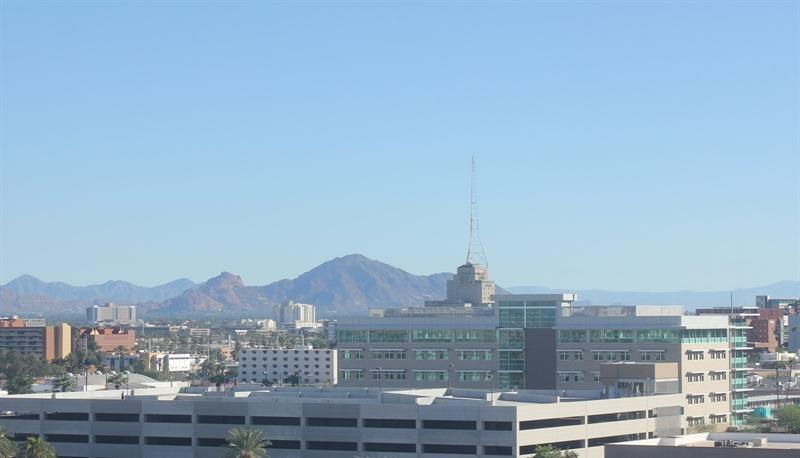
#> input picture Jobsheet 4 - Klasifikasi/data/images/images/training/day/20151101_162053.jpg, 800 x 458 px; its folder holds only this picture in this run
$ jupyter execute --allow-errors Praktikum5.ipynb
#> lines starting #> are read from the running program, lines starting #| are printed output that depends on the picture
## **Praktikum 5 - Klasifikasi Citra Siang dan Malam**
---

Pada percobaan ini kita akan mencoba melakukan klasifikasi pada dua label citra, yaitu siang dan malam. Percobaan ini akan memberikan pengalaman bagi Anda untuk melakukan proses pra pengolahan data, ekstraksi fitur, dan melakukan klasifikasi dengan menggunakan classifier sederhana dan SVM.

### **Langkah 0 - Import Library**

[cell 1]
# Import Required Libraries
from pathlib import Path
import matplotlib.image as mpimg
import matplotlib.pyplot as plt
import cv2
import random
import numpy as np
import pandas as pd

Lakukan ekstraksi data gambar, kemudian definisikan lokasi gambar. Pada contoh ini, folder gambar berlokasi sama dengan lokasi file python

[cell 2]
# Image directories
train_dir = "data/images/images/training/"
test_dir = "data/images/images/test/"

### **Langkah 1 - Load data dan visualisasikan**

Buatlah fungsi untuk membuat daftar seluruh path dari gambar

[cell 3]
def load_dataset(img_dir):
    p = Path(img_dir)
    dirs = p.glob('*')

    img_list = []

    for dir in dirs:
        label = str(dir).split('\\')[-1]
        for file in dir.glob('*.jpg'):
            img = mpimg.imread(file)

            if not img is None:
                img_list.append((img, label))

    return img_list

Load gambar training

[cell 4]
# Load training data
train_img = load_dataset(train_dir)
#> in load_dataset, img is the input picture: shape (458, 800, 3); mean R, G, B 147.7, 176.1, 199.1
#> train_img = 2 items

Lakukan pengecekan pada salah satu data pada list. List harus berisi tuple dengan dua data, yaitu data gambar dan label dari gambar.

[cell 5]
# Check the first data
# It should be a tuple consist of arrays of image and image labels
train_img[0]

Cek ukuran gambar secara acak

[cell 6]
# Random size checking
pick_random = np.random.randint(0, len(train_img))
#> pick_random = 0

# Check img size
print(f'Image {pick_random}')
#| Image 0
print(train_img[pick_random][0].shape)
#| (458, 800, 3)

Tampilkan gambar untuk inspeksi secara visual. Buatlah fungsi untuk membantu memvisualkan gambar

[cell 7]
# Function to Visualize
def random_img_viz(img_list):
    rand_num = np.random.randint(0, len(img_list))

    img = img_list[rand_num][0]
    label = img_list[rand_num][1]
    label_str = 'day' if label == 1 else 'night'

    plt.imshow(img)
    print(f'Shape\t: {img.shape}')
    print(f'Label\t: {label}')

Lakukan visualisasi gambar secara acak

[cell 8]
random_img_viz(train_img)
#> in random_img_viz, `rand_num = np.random.randint(0, len(img_list))`: rand_num = 1
#> in random_img_viz, `label = img_list[rand_num][1]`: label = 'data/images/images/training/night'
#> in random_img_viz, `label_str = 'day' if label == 1 else 'night'`: label_str = 'night'
#| Shape	: (737, 1024, 3)
#| Label	: data/images/images/training/night

### **Langkah 2 - Pra Pengolahan Data**
Pada tahap ini, kita akan melakukan dua proses utama, yaitu standardisasi ukuran gambar, dan encoding label gambar.

Bualah fungsi berikut untuk menstandarkan ukuran gambar

[cell 9]
def standarized_input(image):
    # resize to w: 1100, h:600
    std_img = cv2.resize(image, (1100,600))

    return std_img

Selanjutnya, buatlah fungsi untuk kebutuhan encoding label

[cell 10]
def label_encoder(label):
    # Encode the label
    # day as 1; night as 0
    num_val = 0

    if(label == 'day'):
        num_val = 1

    return num_val

Terakhir, buatlah fungsi untuk melakukan kedua hal tersebut secara sekaligus untuk semua gambar dalam list.

[cell 11]
def preprocess(img_list):
    std_img_list = []

    for item in img_list:
        image = item[0]
        label = item[1]

        # Standarized the image
        std_img = standarized_input(image)

        # Create the label
        img_label = label_encoder(label)

        std_img_list.append((std_img, img_label))

    return std_img_list

Lakukan pra pengolahan data pada data training.

[cell 12]
train_std_img_list = preprocess(train_img)
#> the loop in preprocess, `for item in img_list:` made 2 passes
#> (label, num_val in label_encoder, img_label) on passes 1 to 2: ('data/images/images/training/day', 0, 0), ('data/images/images/training/night', 0, 0)
#> pass 1, in standarized_input, `std_img = cv2.resize(image, (1100,600))`:
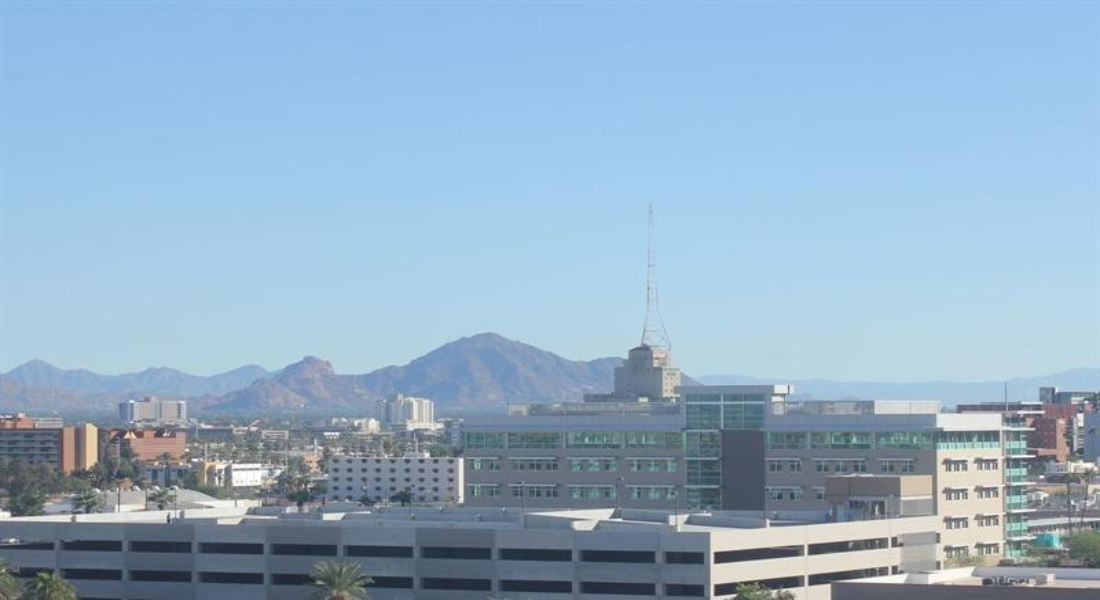
#> std_img: shape (600, 1100, 3); mean R, G, B 147.6, 176.1, 199
#> pass 2, in standarized_input (call 2), `std_img = cv2.resize(image, (1100,600))`:
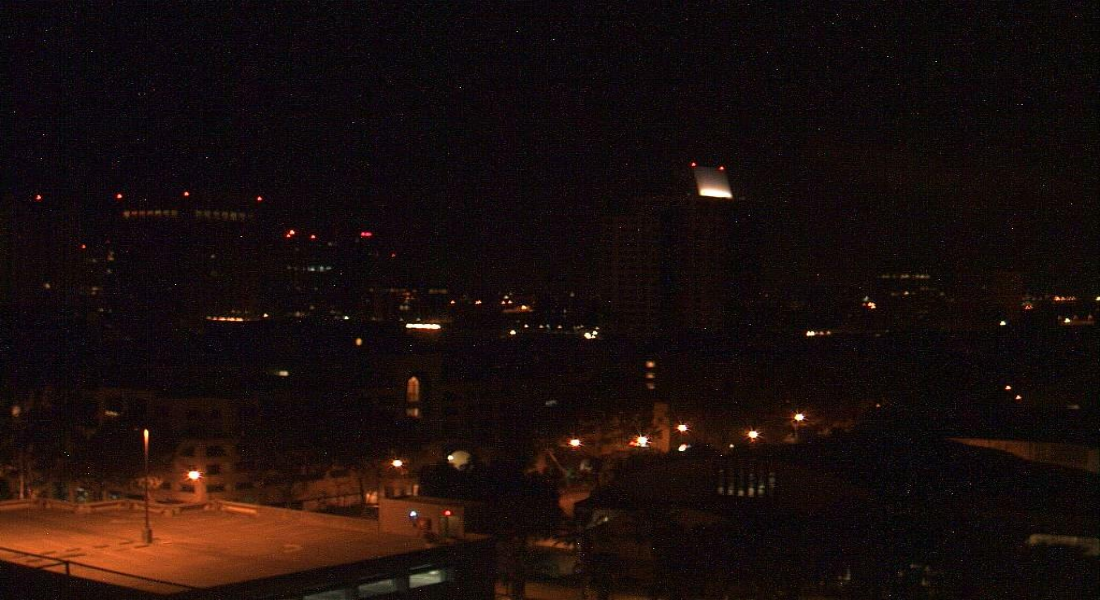
#> std_img: shape (600, 1100, 3); mean R, G, B 25.8, 13.8, 11.9
#> after the loop in preprocess, `for item in img_list:`: std_img_list = 2 items
#> train_std_img_list = 2 items

Lakukan pengecekan ukuran gambar secara acak

[cell 13]
# Random size checking
pick_random = np.random.randint(0, len(train_std_img_list))
#> pick_random = 1

# Check img size
print(f'Image {pick_random}')
#| Image 1
print(train_std_img_list[pick_random][0].shape)
#| (600, 1100, 3)

WARNING! Perhatikan ukuran (shape) dari data image. Atribut shape akan menampilkan dalam konteks baris (height) x kolom (width)

Lakukan inspeksi visual dengan fungsi random_img_viz yang telah dibuat sebelumnya pada gambar hasil pra pengolahan.

[cell 14]
random_img_viz(train_std_img_list)
#| Shape	: (600, 1100, 3)
#| Label	: 0

### **Langkah 3 - Ekstraksi Fitur**

untuk dapat membadakan antara label satu dengan label yang lain, kita memerlukan sebuah fitur. Fitur adalah penciri dari sebuah data yang dapat digunakan untuk membendakan data satu dengan yang lain. Pada percobaan kali ini, kita akan menggunakan fitur yang sederhana yaitu nilai rata-rata dari tingkat kecerahan gambar (average brightness). Namun sebelum dapat melakukan hal tersebut, kita akan mengubah ruang warna (colorspace) dari RGB menjadi HSV (Hue, Saturation, Value). Hal ini dikarenakan, tingkat kecerahan (brightness) lebih mudah didapatkan dari HSV berdasarkan nilai Valuenya.

Buatlah fungsi berikut untuk mendapatkan nilai rata-rata tingkat kecerahan

[cell 15]
# Get feature based on average brightness using HSV colorspace
def avg_brightness(image):
    # Convert image to HSV
    img_hsv = cv2.cvtColor(image, cv2.COLOR_RGB2HSV)

    # Calculate the avg of brightness
    sum_brightness = np.sum(img_hsv[:,:,2]) # take the 3rb value which is the V channel
    area = image.shape[0] * image.shape[1]
    avg = sum_brightness / area

    return avg

Lakukan pengecekan pada gambar secara acak. INGAT! Gunakan gambar yang telah melalui proses pra pengolahan data!

[cell 16]
# Check on random image
rand_img = np.random.randint(0, len(train_std_img_list))
#> rand_img = 1

feature_img = train_std_img_list[rand_img][0]

avg_img = avg_brightness(feature_img)
#> in avg_brightness, `img_hsv = cv2.cvtColor(image, cv2.COLOR_RGB2HSV)`: img_hsv: shape (600, 1100, 3); mean H, S, V 79.5, 140.6, 26.1
#> in avg_brightness, `sum_brightness = np.sum(img_hsv[:,:,2])`: sum_brightness = 17204444
#> in avg_brightness, `avg = sum_brightness / area`: avg = 26.07
#> avg_img = 26.07

print(f'Image {rand_img}')
#| Image 1
print(f'Avg Brighness: {avg_img:.4f}')
#| Avg Brighness: 26.0673
plt.imshow(feature_img)

### **Langkah 4 - Klasifikasi dengan Method Treshold**

Pada tahap ini, kita akan melakukan proses klasifikasi sederhana dengan menggunakan nilai ambang batas (threshold) dari nilai rata-rata kecerahan yang kita tentukan sendiri.

[cell 17]
def predict_label(img, threshold):
    # Computer average brightness
    avg = avg_brightness(img)
    pred = 0

    # Predict the label based on user defined threshold
    if avg > threshold:
        pred = 1

    return pred

Lakukan pengecekan prediksi secara acak pada data training

[cell 18]
# Test the classifier on train data
rand_img = np.random.randint(0, len(train_std_img_list))

pred = predict_label(train_std_img_list[rand_img][0], threshold=120)
#> pred = 0

# Evaluate
print(f'Image {rand_img}')
#| Image 1
print(f'Actual label: {train_std_img_list[rand_img][1]}')
#| Actual label: 0
print(f'Predicted label: {pred}')
#| Predicted label: 0
plt.imshow(train_std_img_list[rand_img][0])

### **Langkah 5 - Evaluasi (Manual)**

Selanjutnya kita akan membuat fungsi evaluasi model sederhana, yaitu dengan membandingkan label yang diprediksi benar dengan seluruh data. Ingat kembali konsep confussion matrix.

[cell 19]
def evaluate(img_list, threshold):
    miss_labels = []

    for file in img_list:
        # Get the ground truth / correct label
        img = file[0]
        label = file[1]

        # Get prediction
        pred_label = predict_label(img, threshold)

        # Compare ground truth and pred
        if pred_label != label:
            miss_labels.append((img, pred_label, label))

    total_img = len(img_list)
    corr_pred = total_img - len(miss_labels)
    accuracy = corr_pred / total_img

    print(f'Accuracy: {accuracy:.4f}')

Lakukan evaluasi pada data training dengan nilai ambang batas 120

[cell 20]
# Evaluate on train data
evaluate(train_std_img_list, threshold=120)
#> the loop in evaluate, `for file in img_list:` made 2 passes
#> (label, pred in predict_label, pred_label) on passes 1 to 2: (0, 1, 1), (0, 0, 0)
#> after the loop in evaluate, `for file in img_list:`: miss_labels = 1 item
#> in evaluate, `total_img = len(img_list)`: total_img = 2
#> in evaluate, `corr_pred = total_img - len(miss_labels)`: corr_pred = 1
#> in evaluate, `accuracy = corr_pred / total_img`: accuracy = 0.5
#| Accuracy: 0.5000

Anda dapat mengubah nilai ambang batas dan amati hasilnya.

Selanjutnya, kita akan melakukan evaluasi pada data testing. Namun sebelumnya, data testing harus diperlakukan sama dengan data training dalam konteks pra progolahan data dan ekstraksi fitur.

[cell 21]
# Evaluate on test data

# Load test data
test_img = load_dataset(test_dir)

# Preprocess
test_std_img_list = preprocess(test_img)
#> test_std_img_list = []

# Predict
#> (the rest of this cell did not finish here and is left out)


### **Another Way - Membuat Feature Vectors dan Klasifikasi dengan SVM**

Pada proses klasifikasi sebelumnya, kita hanya membedakan kelas day dan night dengan nilai ambang batas. Cara tersebut memang mudah untuk digunakan, akan tetapi belum tentu secara baik dan general dapat memedakan kedua data. Oleh karena itu, pada bagian ini, kita akan mencoba menggunakan pendekatan lain untuk melakukan proses klasifikasi. Kita akan kembali mulai pada langkah 4

---

### **Langkah 6 Alternatif - Membuat Feature Vectors**
Perbedaan mendasar dari langkah 4 sebelumnya adalah, kita akan melakukan tabulasi semua nilai rata-rata kecerahan pada data, dan menyimpannya dalam bentuk tabel. Dalam konteks ini, kita akan membuat tabel dengan kolom fitur dan label.

[cell 22]
# Create function to extract feature for every images and stored in tabular data
# Stored in Pandas dataframe
def extract_avg_bright_feature(img_list):
    avg_list = []
    labels = []

    for img in img_list:
        img_avg = avg_brightness(img[0]) # Get the avg brightness from image
        img_label = img[1] # Get the image label

        avg_list.append(img_avg)
        labels.append(img_label)

    # Stack data in columcular way
    data = np.column_stack((avg_list, labels))
    # Create a Pandas dataframe
    df = pd.DataFrame(data, columns=['AVG_BRIGHT', 'LABELS'])

    return df

Cek hasilnya pada data training,

[cell 23]
# Extract feature on train data
train_avg_img = extract_avg_bright_feature(train_std_img_list)
#> the loop in extract_avg_bright_feature, `for img in img_list:` made 2 passes
#> (sum_brightness in avg_brightness, area in avg_brightness, avg in avg_brightness, img_avg, img_label) on passes 1 to 2: (132013382, 660000, 200, 200, 0), (17204444, 660000, 26.07, 26.07, 0)
#> after the loop in extract_avg_bright_feature, `for img in img_list:`: avg_list = [200, 26.07]; labels = [0, 0]
#> in extract_avg_bright_feature, `data = np.column_stack((avg_list, labels))`: data = [[200, 0], [26.07, 0]]
#> in extract_avg_bright_feature, `df = pd.DataFrame(data, columns=['AVG_BRIGHT', 'LABELS'])`: df = table of 2 rows and 2 columns
#> train_avg_img = table of 2 rows and 2 columns
print(f'Shape: {train_avg_img.shape}')
#| Shape: (2, 2)
train_avg_img.head()
#> Out = table of 2 rows and 2 columns

Lakukan langkah yang serupa pada data testing

[cell 24]
# Do the same thing on test data
test_avg_img = extract_avg_bright_feature(test_std_img_list)
#> test_avg_img = table of 0 rows and 2 columns
print(f'Shape: {test_avg_img.shape}')
#| Shape: (0, 2)
test_avg_img.head()
#> Out = table of 0 rows and 2 columns

### **Langkah 7 - Alternatif**

Selanjutnya, kita akan membuat model SVM dengan kernel RBF (default) dengan memanfaatkan libary scikit-learn.

[cell 25]
# import requied library
from sklearn.svm import SVC

# Split data and label
X_train = train_avg_img.iloc[:,0].values.reshape(-1,1)
#> X_train = [200, 26.07]
y_train = train_avg_img.iloc[:,1]
X_test = test_avg_img.iloc[:,0].values.reshape(-1,1)
#> X_test = empty array
y_test = test_avg_img.iloc[:,1]

model = SVC()
#> (the rest of this cell did not finish here and is left out)
